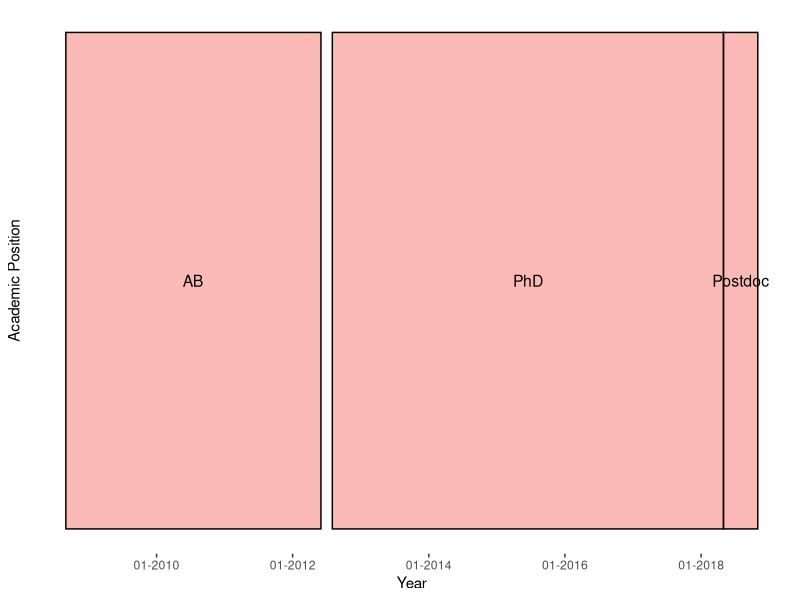

The R script that drew this image:
#title: Visual Resume (Timelines)
#author: Diya Das
#Date: 2018-11-21

library(ggplot2)
library(scales)

df <- data.frame(
  x1 = (c("Sep 2008", "Aug 2012", "May 2018")),
  x2 = (c("Jun 2012", "May 2018", "Nov 2018")),
  y1 = c(0, 0, 0),
  y2 = c(1, 1, 1),
  category = c(rep("Academic Position", 3)),
  rect_labels = c("AB", "PhD", "Postdoc"))

ggplot() +
  scale_x_date(labels = date_format("%m-%Y")) +
  geom_rect(data = df, mapping = aes(xmin = as.Date(paste(1, x1), "%d %b %Y"),
                                     xmax = as.Date(paste(1, x2), "%d %b %Y"),
                                     ymin = y1, ymax = y2, fill = category),
            color = "black", alpha = 0.5) +
  geom_text(data = df, aes(x = as.Date(paste(1, x1), "%d %b %Y") +
                             (as.Date(paste(1, x2), "%d %b %Y") -
                                as.Date(paste(1, x1), "%d %b %Y")) / 2,
                           y = y1 + (y2 - y1) / 2, label = rect_labels),
            size = 4) +
  labs(x = "Year", y = "Academic Position")  +
  theme(axis.ticks.y = element_blank(),
        axis.text.y = element_blank(),
        panel.background = element_blank(),
        legend.position = "none")